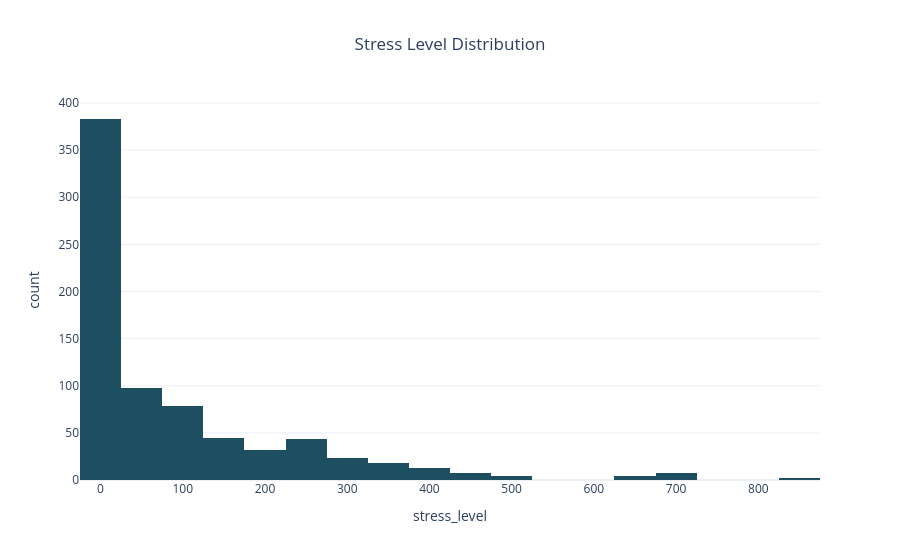

Notebook cell for this chart:
### Markdown cell above
### 5. Stress Level Distribution

- This histogram shows the distribution of groundwater stress levels across all regions.


💡 Insight:

- A skew towards higher values indicates widespread groundwater stress.

### Code cell
fig4 = px.histogram(
    df,
    x='stress_level',
    nbins=25,
    title='Stress Level Distribution',
    color_discrete_sequence=px.colors.sequential.Blugrn_r
)

fig4.update_layout(template='plotly_white', title_x=0.5)
fig4.show()

### Figure 1 — Plotly figure (JSON) as saved in the notebook; plotly's stock layout.template omitted (floating-point values rounded to 4 significant figures; data arrays with more than 128 entries replaced by an {"elided": "..."} marker saying what was removed)
{"data": [{"bingroup": "x", "hovertemplate": "stress_level=%{x}<br>count=%{y}<extra></extra>", "legendgroup": "", "marker": {"color": "rgb(29, 79, 96)", "pattern": {"shape": ""}}, "name": "", "nbinsx": 25, "orientation": "v", "showlegend": false, "type": "histogram", "x": {"elided": "758 float values"}, "xaxis": "x", "yaxis": "y"}], "layout": {"barmode": "relative", "legend": {"tracegroupgap": 0}, "title": {"text": "Stress Level Distribution", "x": 0.5}, "xaxis": {"anchor": "y", "domain": [0, 1], "title": {"text": "stress_level"}}, "yaxis": {"anchor": "x", "domain": [0, 1], "title": {"text": "count"}}}}
